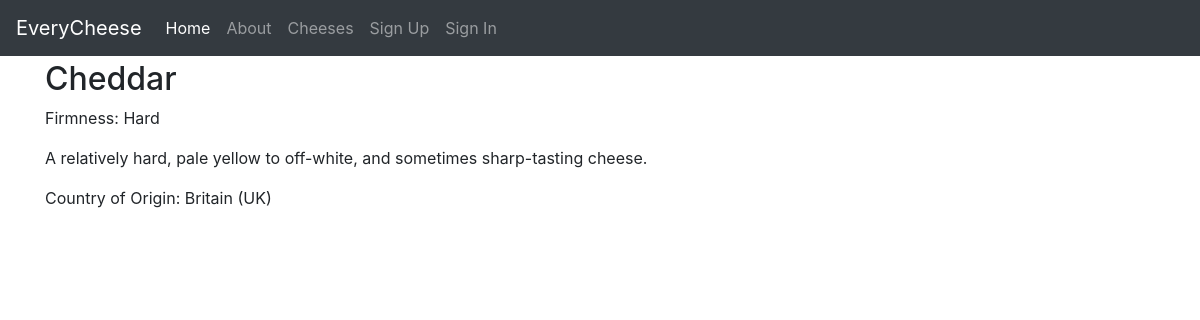
/cheeses/cheddar/, run on the app's committed database.
### everycheese/cheeses/models.py (models this page shows, shortened)
class Cheese(TimeStampedModel):
    class Firmness(models.TextChoices):
        UNSPECIFIED = "unspecified", "Unspecified"
        SOFT = "soft", "Soft"
        SEMI_SOFT = 'semi-soft','Semi-Soft'
        SEMI_HARD = 'semi-hard', 'Semi-Hard'
        HARD = 'hard', 'Hard'
    name = models.CharField("Name of Cheese", max_length=255)
    slug = AutoSlugField("Cheese Address", unique=True, always_update=False, populate_from="name")
    description = models.TextField("Description", blank=True)
    firmness = models.CharField("Firmness", max_length=20,
        choices=Firmness.choices, default=Firmness.UNSPECIFIED)
    country_of_origin = CountryField("Country of Origin", blank=True)
    creator = models.ForeignKey(settings.AUTH_USER_MODEL, null=True, on_delete=models.SET_NULL)

### everycheese/cheeses/views.py (the view)
class CheeseDetailView(DetailView):
    model = Cheese

### everycheese/utils/context_processors.py (called while the page is built)
def settings_context(_request):
    return {"DEBUG": settings.DEBUG}  # explicit

### everycheese/templates/cheeses/cheese_detail.html (shortened to what this page needs)
{% extends "base.html" %}
{% block content %}
<h2>{{ cheese.name }}</h2>
{% if cheese.firmness %}
    <p>Firmness: {{ cheese.get_firmness_display }}</p>
{% endif %}
{% if cheese.description %}
    <p>{{ cheese.description }}</p>
{% endif %}
{% if cheese.country_of_origin %}
    <p>Country of Origin: {{ cheese.country_of_origin.name}}
    </p>
{% endif %}
{% endblock content %}

### data on the page
Cheese: name "Cheddar", firmness "Hard", description "A relatively hard, pale yellow to off-white, and sometimes sharp-tasting cheese.", country_of_origin.name "Britain (UK)"
